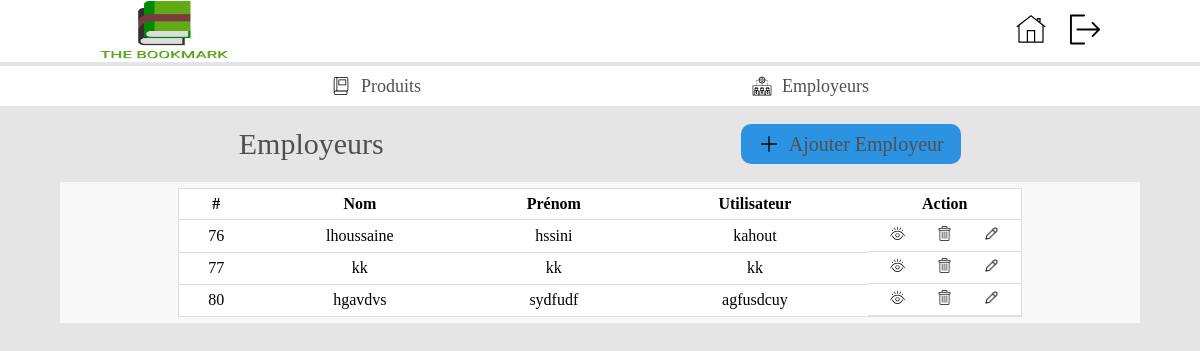
Screenshot of /brief_4_PHP/Employeurs.php with the database file from the repository.
### tables this page shows
CREATE TABLE `employe` (
  `id` int(10) UNSIGNED NOT NULL,
  `firstname` text NOT NULL,
  `lastname` text NOT NULL,
  `username` text NOT NULL,
  `password_users` text NOT NULL,
  `reg_date` timestamp NOT NULL DEFAULT current_timestamp() ON UPDATE current_timestamp()
);

### brief_4_PHP/Employeurs.php (the view, shortened to what this page needs)
<?php include "cennect_data_base.php";
$reading_data ="SELECT * FROM  employe";
$result = mysqli_query($conn, $reading_data);
?>
<!DOCTYPE html>
<html lang="en">
<head>
    <link rel="stylesheet" href="./css/index.css">
    <link rel="stylesheet"  href="./css/Employeurs.css"/>
    <link rel="stylesheet" href="https://cdnjs.cloudflare.com/ajax/libs/font-awesome/4.7.0/css/font-awesome.min.css">
</head>
<body>
    <header class="header_desktop">
     <img src="img/LOGO_1.png" alt="" class="logo">
        <nav class="navigation">
            <a href="index.php"aria-label="Facebook" ><img src="img/icon/icons8-home.svg" alt=""></a>
            <a href="logout.php"aria-label="Facebook" ><img src="img/icon/logout.svg" alt=""></a>
        </nav>
    </header>
    <hr>
     <section class="content">
          <a href="./produits.php"aria-label="Facebook" ><img src="img/icon/book.svg" alt=""> <p> Produits</p></a>
         <a href="./Employeurs.php"aria-label="Facebook" ><img src="img/icon/employer.svg" alt=""><p> Employeurs</p></a>
     </section>
     <section class="content_statistic_1">
        <div id="operation_1">
             <p>Employeurs</p>
        </div>
        <div id="operation_2">
            <a href="add_Employeurs.php" id="btn_ajouter" aria-label="Facebook" ><img src="img/icon/add.svg" alt=""> <p> Ajouter Employeur</p></a>
        </div>
   </section>
  <section class="content_statistic_2">
          <div    class="statistic_table">
               <div>
               <table>
                    <thead>
                    <tr>
                         <th>#</th>
                        <th>Nom</th>
                        <th>Prénom</th>
                        <th>Utilisateur</th>
                        <th>Action</th>
                    </tr>
                    </thead>
                    <tbody>
                    <?php if (mysqli_num_rows($result)>0): ?>
    <?php
    while ($users = mysqli_fetch_array($result)) {
    ?>
                     <tr>
                         <td><?php echo $users['id']; ?></td>
                         <td><?php echo $users['firstname']; ?></td>
                         <td><?php echo$users['lastname'] ; ?></td>
                         <td><?php echo $users['username']; ?></td>
                         <td id="action">
                           <a href="view_Employeurs.php?id=<?php echo $users['id']; ?>"><img src="img/icon/views.svg"></a>
                           <a href="delet_Employeurs.php?id=<?php echo $users['id']; ?>"><img src="img/icon/delete.png"></a>
                           <a href="edit_Employeurs.php?id=<?php echo $users['id']; ?>"><img src="img/icon/edit.png"></a>
                        </td>
                     </tr>
    <?php
    }?>
    <?php endif ; ?>
                    </tbody>
                </table>
            </div>
          </div>
     </section>
</body>
</html>

### brief_4_PHP/css/index.css (style rules this page uses)
* { margin:0; padding:0; box-sizing:border-box; }
body { min-height: 100vh; background-color:#E5E5E5 ; }
header { background-color:#FFFFFF ; width: 100%; display: flex; justify-content: space-between; align-items: center; padding: 1px 100px; flex-wrap: wrap; }
.logo { width: 8em; height: 3.75em; }
nav a { padding-left: 20px; text-decoration: none; color: #000000; }
nav a img { width: 30px; height: 47px; }
hr { height:4px; background-color:#E5E5E5; border-width: 0px; }
.content { display: flex; justify-content: space-evenly; background-color:white; }
.content a { display: flex; align-items: center; justify-content: center; text-decoration: none; color: #4F5051; }
.content a img { width: 20px; height: 40px; margin-right: 10px; }
.content a p { font-family: 'EB Garamond' , Bold; font-size: 18px; }
.content_statistic_1 { padding: 1.5% 0%; display: flex; justify-content: space-around; flex-wrap: wrap; flex-direction: row; align-items: center; margin: 0% 5%; }
.content_statistic_2 { padding:0.5% 1%; display: flex; justify-content: space-around; flex-wrap: wrap; flex-direction: row; align-items: center; background-color: #ffffffc0; margin: 0% 5%; }
.statistic_table { width: 80%; }
th, td { padding: 6px; text-align: center; border-bottom: 1px solid #ddd; }
table { border: 1.5px solid #ddd; border-collapse: collapse; width: 100%; }
a { text-decoration: none; }

### brief_4_PHP/css/Employeurs.css (style rules this page uses)
.statistic_table div { overflow-x: scroll; background-color: #FFFFFF; }
.content_statistic_1 { padding: 1.5% 0%; display: flex; justify-content: space-around; flex-wrap: wrap; flex-direction: row; align-items: center; margin: 0% 5%; }
#operation_2 a { display: flex; align-items: center; justify-content: center; text-decoration: none; color: #4F5051; width: 220px; background-color: #2C92E2; border-radius: 10px; }
#operation_2 a img { width: 20px; height: 40px; margin-right: 10px; }
#operation_1 p { font-family: 'EB Garamond' , Bold; font-size: 30px; color: #4F5051; }
#operation_2 p { font-family: 'EB Garamond' , normal; font-size: 20px; color: #4F5051; }
.statistic_table #action { display: flex; align-items: center; flex-direction: row; justify-content: space-around; flex-wrap: nowrap; }
.statistic_table #action a img { width: 15px; height: 15px; }

### rows the page displays
employe: id "76", firstname "lhoussaine", lastname "hssini", username "kahout"
employe: id "77", firstname "kk", lastname "kk", username "kk"
employe: id "80", firstname "hgavdvs", lastname "sydfudf", username "agfusdcuy"
